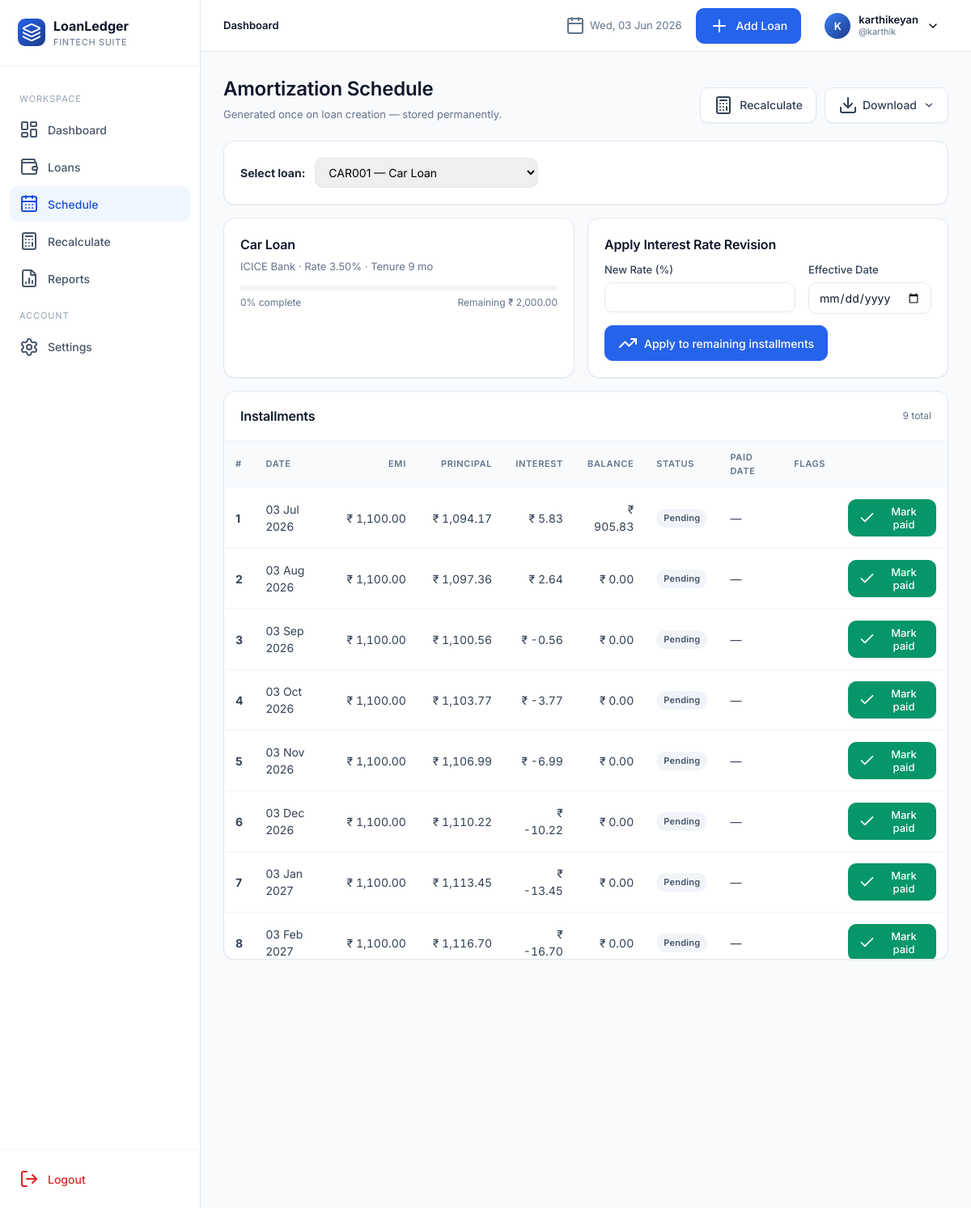
Screenshot of /schedule/ (signed in) with the database file from the repository.
### app/models.py (models this page shows, shortened)
class User(UserMixin, db.Model):
    __tablename__ = "users"
    id = db.Column(db.Integer, primary_key=True)
    full_name = db.Column(db.String(120), nullable=False)
    username = db.Column(db.String(64), unique=True, nullable=False, index=True)
    email = db.Column(db.String(160), unique=True, nullable=False, index=True)
    password_hash = db.Column(db.String(256), nullable=False)
    preferred_currency = db.Column(db.String(8), default="INR")
    preferred_date_format = db.Column(db.String(20), default="%d %b %Y")
    created_at = db.Column(db.DateTime, default=datetime.utcnow)
    loans = db.relationship("Loan", backref="owner", lazy="dynamic", cascade="all, delete-orphan")

class Loan(db.Model):
    __tablename__ = "loans"
    id = db.Column(db.Integer, primary_key=True)
    user_id = db.Column(db.Integer, db.ForeignKey("users.id"), nullable=False, index=True)
    loan_id = db.Column(db.String(40), nullable=False, index=True)  # manual unique per user
    loan_name = db.Column(db.String(120), nullable=False)
    loan_category = db.Column(db.String(50), nullable=False, default="Personal")
    bank_name = db.Column(db.String(120), nullable=False)
    loan_amount = db.Column(db.Float, nullable=False)
    interest_rate = db.Column(db.Float, nullable=False)  # annual %
    down_payment = db.Column(db.Float, default=0)
    custom_emi = db.Column(db.Float, nullable=True)
    start_date = db.Column(db.Date, nullable=False)
    tenure_months = db.Column(db.Integer, nullable=False)
    loan_status = db.Column(db.String(20), default="Active", index=True)
    remaining_balance = db.Column(db.Float, default=0)
    completion_percentage = db.Column(db.Float, default=0)
    is_archived = db.Column(db.Boolean, default=False, index=True)
    balloon_date = db.Column(db.Date, nullable=True)
    balloon_amount = db.Column(db.Float, nullable=True)
    notes = db.Column(db.Text)
    closed_at = db.Column(db.DateTime, nullable=True)
    final_amount = db.Column(db.Float, nullable=True)
    closure_notes = db.Column(db.Text, nullable=True)
    created_at = db.Column(db.DateTime, default=datetime.utcnow)
    updated_at = db.Column(db.DateTime, default=datetime.utcnow, onupdate=datetime.utcnow)
    schedules = db.relationship("Schedule", backref="loan", lazy="dynamic",
                                cascade="all, delete-orphan", order_by="Schedule.month_index")
    __table_args__ = (db.UniqueConstraint("user_id", "loan_id", name="uq_user_loanid"),)

class Schedule(db.Model):
    __tablename__ = "schedules"
    id = db.Column(db.Integer, primary_key=True)
    loan_id = db.Column(db.Integer, db.ForeignKey("loans.id"), nullable=False, index=True)
    month_index = db.Column(db.Integer, nullable=False)
    payment_date = db.Column(db.Date, nullable=False)
    emi = db.Column(db.Float, nullable=False)
    principal = db.Column(db.Float, nullable=False)
    interest = db.Column(db.Float, nullable=False)
    remaining_balance = db.Column(db.Float, nullable=False)
    payment_status = db.Column(db.String(20), default="Pending")  # Pending / Paid / Overdue
    paid_date = db.Column(db.Date, nullable=True)
    notes = db.Column(db.String(255))
    is_balloon = db.Column(db.Boolean, default=False)
    is_revised = db.Column(db.Boolean, default=False)

### app/blueprints/schedule.py (the view)
@schedule_bp.route("/")
@login_required
def index():
    loans = current_user.loans.filter_by(is_archived=False).order_by(Loan.created_at.desc()).all()
    selected_id = request.args.get("loan_pk", type=int)
    loan = _get_loan(selected_id) if selected_id else (loans[0] if loans else None)
    revision_form = InterestRevisionForm()
    return render_template("schedule/index.html", loans=loans, loan=loan, revision_form=revision_form)

### app/forms.py
class InterestRevisionForm(FlaskForm):
    new_rate = FloatField("New Interest Rate (%)", validators=[InputRequired(), NumberRange(min=0, max=100)])
    effective_date = DateField("Effective Date", validators=[DataRequired()])
    submit = SubmitField("Apply Revision")

### app/utils.py (called while the page is built)
def format_date(d, fmt=None):
    if not d:
        return "-"
    if fmt is None and current_user and current_user.is_authenticated:
        fmt = current_user.preferred_date_format or "%d %b %Y"
    fmt = fmt or "%d %b %Y"
    try:
        return d.strftime(fmt)
    except Exception:
        return str(d)

### app/templates/schedule/index.html (shortened to what this page needs)
{% extends "base.html" %}
{% block content %}
<div class="page-header">
  <div class="title-block">
    <h1>Amortization Schedule</h1>
    <div class="sub">Generated once on loan creation — stored permanently.</div>
  </div>
  <div class="actions">
    {% if loan %}
      <a href="{{ url_for('recalc.index', loan_pk=loan.id) }}" class="btn secondary">
        <i data-lucide="calculator"></i> Recalculate
      </a>
      <div style="display:inline-block;position:relative">
        <button class="btn secondary" id="csvPdfBtn" type="button" style="gap:6px">
          <i data-lucide="download"></i> Download <i data-lucide="chevron-down" style="width:14px;height:14px;margin-left:2px"></i>
        </button>
      </div>
    {% endif %}
  </div>
</div>
{% if not loans %}
  <div class="card pad empty">
    <i data-lucide="calendar-x"></i>
    <h3>No loans yet</h3>
    <p>Create a loan to view its schedule.</p>
  </div>
{% else %}
  <div class="card" style="margin-bottom:16px">
    <div class="card-body" style="display:flex;align-items:center;gap:12px;flex-wrap:wrap">
      <strong>Select loan:</strong>
      <select onchange="location.href=this.value"
        style="padding:8px 12px;border:1px solid var(--slate-200);border-radius:10px">
        {% for l in loans %}
          <option value="{{ url_for('schedule.view', loan_pk=l.id) }}"
            {% if loan and l.id == loan.id %}selected{% endif %}>
            {{ l.loan_id }} — {{ l.loan_name }}
          </option>
        {% endfor %}
      </select>
    </div>
  </div>
  {% if loan %}
    <div class="grid grid-2" style="margin-bottom:16px">
      <div class="card pad">
        <h3 style="margin-bottom:6px">{{ loan.loan_name }}</h3>
        <div style="color:var(--slate-500);font-size:13px">
          {{ loan.bank_name }} · Rate {{ '%.2f'|format(loan.interest_rate) }}%
          · Tenure {{ loan.tenure_months }} mo
        </div>
        <div style="margin-top:14px">
          <div class="progress">
          </div>
          <div style="display:flex;justify-content:space-between;font-size:12px;color:var(--slate-500);margin-top:6px">
            <span>{{ '%.0f'|format(loan.completion_percentage) }}% complete</span>
            <span>Remaining {{ loan.remaining_balance|money }}</span>
          </div>
        </div>
      </div>
      <div class="card pad">
        <h3 style="margin-bottom:10px">Apply Interest Rate Revision</h3>
        <form method="post" action="{{ url_for('schedule.revise_interest', loan_pk=loan.id) }}">
          <div class="form-grid">
            <div class="form-row">
              <label>New Rate (%)</label>
              {{ revision_form.new_rate() }}
            </div>
            <div class="form-row">
              <label>Effective Date</label>
              {{ revision_form.effective_date() }}
            </div>
          </div>
          <button class="btn">
            <i data-lucide="trending-up"></i>
            Apply to remaining installments
          </button>
        </form>
      </div>
    </div>
    <div class="card">
      <div class="card-header">
        <h3>Installments</h3>
        <span style="font-size:12px;color:var(--slate-500)">
          {{ loan.schedules.count() }} total
        </span>
      </div>
      <div class="table-wrap" style="max-height:640px;overflow-y:auto">
        <table class="tbl">
          <thead>
            <tr>
              <th>#</th>
              <th>Date</th>
              <th class="num">EMI</th>
              <th class="num">Principal</th>
              <th class="num">Interest</th>
              <th class="num">Balance</th>
              <th>Status</th>
              <th>Paid Date</th>
              <th>Flags</th>
              <th></th>
            </tr>
          </thead>
          <tbody>
            {% for s in loan.schedules %}
            <tr>
              <td><strong>{{ s.month_index }}</strong></td>
              <td>{{ s.payment_date|fdate }}</td>
              <td class="num">{{ s.emi|money }}</td>
              <td class="num">{{ s.principal|money }}</td>
              <td class="num">{{ s.interest|money }}</td>
              <td class="num">{{ s.remaining_balance|money }}</td>
              <td data-status>
                <span class="badge {{ s.payment_status }}">{{ s.payment_status }}</span>
              </td>
              <td>
                {{ s.paid_date|fdate if s.paid_date else '—' }}
              </td>
              <td>
              </td>
              <td>
                {% if s.payment_status == 'Paid' %}
                  <form method="post"
                        action="{{ url_for('schedule.undo_paid', loan_pk=loan.id, schedule_id=s.id) }}"
                        data-ajax="payment"
                        data-schedule-id="{{ s.id }}"
                        data-kind="undo"
                        style="display:inline">
                    <input type="hidden" name="csrf_token" value="{{ csrf_token() }}">
                    <button class="btn ghost sm">
                      <i data-lucide="rotate-ccw"></i>
                    </button>
                  </form>
                {% else %}
                  <form method="post"
                        action="{{ url_for('schedule.mark_paid', loan_pk=loan.id, schedule_id=s.id) }}"
                        data-ajax="payment"
                        data-schedule-id="{{ s.id }}"
                        data-kind="paid"
                        style="display:inline">
                    <button class="btn success sm">
                      <i data-lucide="check"></i> Mark paid
                    </button>
                  </form>
                {% endif %}
              </td>
            </tr>
            {% endfor %}
          </tbody>
        </table>
      </div>
    </div>
  {% endif %}
{% endif %}
{% endblock %}

### app/templates/_topnav.html (shortened to what this page needs)
<header class="topnav">
  <div class="crumbs">
    {% block crumbs %}<strong>Dashboard</strong>{% endblock %}
  </div>
  <div class="date"><i data-lucide="calendar"></i> {{ now.strftime('%a, %d %b %Y') }}</div>
  {% if request.endpoint and not request.endpoint.startswith('settings.') %}
    <a href="{{ url_for('loans.add') }}" class="btn"><i data-lucide="plus"></i> Add Loan</a>
  {% endif %}
  <div class="profile">
    <button class="profile-btn">
      <div class="avatar">{{ current_user.full_name[:1]|upper }}</div>
      <div style="text-align:left;line-height:1.2">
        <div style="font-weight:600;font-size:13px;color:var(--slate-900)">{{ current_user.full_name }}</div>
        <div style="font-size:11px;color:var(--slate-500)">@{{ current_user.username }}</div>
      </div>
      <i data-lucide="chevron-down" style="width:16px;height:16px"></i>
    </button>
  </div>
</header>

### app/static/css/styles.css (style rules this page uses)
:root { --blue-50:#EFF6FF;--blue-100:#DBEAFE;--blue-500:#3B82F6;--blue-600:#2563EB;--blue-700:#1D4ED8;--blue-900:#1E3A8A; --emerald-50:#ECFDF5;--emerald-500:#10B981;--emerald-600:#059669; --slate-50:#F8FAFC;--slate-100:#F1F5F9;--slate-200:#E2E8F0;--slate-300:#CBD5E1;--slate-400:#94A3B8; --slate-500:#64748B;--slate-600:#475569;--slate-700:#334155;--slate-800:#1E293B;--slate-900:#0F172A; --danger:#DC2626;--warning:#F59E0B;--success:#10B981; --shadow-sm:0 1px 2px rgba(15,23,42,.05); --shadow:0 1px 3px rgba(15,23,42,.08),0 1px 2px rgba(15,23,42,.04); --shadow-lg:0 10px 30px -10px rgba(15,23,42,.18); --radius:14px;--radius-sm:10px;--radius-lg:18px; --sidebar-w:248px;--topnav-h:64px; --font:'Inter',ui-sans-serif,system-ui,-apple-system,Segoe UI,Roboto,sans-serif; }
* { box-sizing:border-box;margin:0;padding:0 }
html,body { height:100% }
body { font-family:var(--font);background:var(--slate-50);color:var(--slate-800);font-size:14px;line-height:1.5;-webkit-font-smoothing:antialiased }
a { color:var(--blue-600);text-decoration:none }
h1,h2,h3,h4 { color:var(--slate-900);font-weight:600;letter-spacing:-.01em }
h1 { font-size:24px }
h3 { font-size:16px }
button,input,select,textarea { font-family:inherit;font-size:14px }
.btn { display:inline-flex;align-items:center;gap:8px;padding:9px 16px;border-radius:var(--radius-sm); background:var(--blue-600);color:#fff;border:1px solid var(--blue-600);cursor:pointer; font-weight:500;transition:all .15s;box-shadow:var(--shadow-sm) }
.btn.secondary { background:#fff;color:var(--slate-700);border-color:var(--slate-200) }
.btn.success { background:var(--emerald-600);border-color:var(--emerald-600) }
.btn.sm { padding:6px 12px;font-size:13px }
.topnav { height:var(--topnav-h);background:#fff;border-bottom:1px solid var(--slate-200); display:flex;align-items:center;padding:0 28px;gap:18px;position:sticky;top:0;z-index:15 }
.topnav .crumbs { font-size:13px;color:var(--slate-500) }
.topnav .crumbs strong { color:var(--slate-900);font-weight:600 }
.topnav .date { color:var(--slate-500);font-size:13px;display:flex;align-items:center;gap:6px }
.topnav .profile { position:relative }
.topnav .profile-btn { display:flex;align-items:center;gap:10px;padding:6px 10px;border-radius:10px;background:transparent;border:1px solid transparent;cursor:pointer }
.topnav .avatar { width:32px;height:32px;border-radius:50%;background:linear-gradient(135deg,var(--blue-500),var(--blue-900));color:#fff;display:flex;align-items:center;justify-content:center;font-weight:600;font-size:13px }
.page-header { display:flex;align-items:flex-end;justify-content:space-between;margin-bottom:22px;gap:16px;flex-wrap:wrap }
.page-header .title-block .sub { color:var(--slate-500);font-size:13px;margin-top:4px }
.actions { display:flex;gap:10px;flex-wrap:wrap }
.card { background:#fff;border:1px solid var(--slate-200);border-radius:var(--radius);box-shadow:var(--shadow-sm) }
.card.pad { padding:20px }
.card-header { padding:18px 20px;border-bottom:1px solid var(--slate-100);display:flex;align-items:center;justify-content:space-between;gap:12px }
.card-header h2,.card-header h3 { margin:0 }
.card-body { padding:20px }
.grid { display:grid;gap:16px }
.grid-2 { grid-template-columns:repeat(2,1fr) }
.table-wrap { overflow-x:auto }
table.tbl { width:100%;border-collapse:collapse }
table.tbl th { text-align:left;font-size:11px;color:var(--slate-500);text-transform:uppercase;letter-spacing:.06em;font-weight:600;padding:12px 14px;border-bottom:1px solid var(--slate-100);background:var(--slate-50);position:sticky;top:0 }
table.tbl td { padding:14px;border-bottom:1px solid var(--slate-100);color:var(--slate-700) }
table.tbl td.num,table.tbl th.num { text-align:right;font-variant-numeric:tabular-nums }
.badge { display:inline-flex;align-items:center;padding:3px 9px;border-radius:999px;font-size:11px;font-weight:600;letter-spacing:.02em }
.badge.Pending { background:var(--slate-100);color:var(--slate-600) }
.form-row { display:flex;flex-direction:column;gap:6px;margin-bottom:14px }
.form-row label { font-size:13px;color:var(--slate-700);font-weight:500 }
.form-row input,.form-row select,.form-row textarea { padding:9px 12px;border:1px solid var(--slate-200);border-radius:var(--radius-sm);background:#fff;color:var(--slate-900);transition:border-color .12s,box-shadow .12s }
.form-grid { display:grid;grid-template-columns:repeat(2,1fr);gap:16px }
.progress { height:6px;background:var(--slate-100);border-radius:999px;overflow:hidden }

### rows the page displays
User: full_name "K", full_name "karthikeyan", username "karthik"
Loan: loan_name "Car Loan", bank_name "ICICE Bank", interest_rate "3.50", tenure_months "9", completion_percentage "0", remaining_balance "₹ 2,000.00"
Schedule: month_index "1", payment_date|fdate "03 Jul 2026", emi "₹ 1,100.00", principal "₹ 1,094.17", interest "₹ 5.83", remaining_balance "₹ 905.83", payment_status "Pending", paid_date|fdate "—"
Schedule: month_index "2", payment_date|fdate "03 Aug 2026", emi "₹ 1,100.00", principal "₹ 1,097.36", interest "₹ 2.64", remaining_balance "₹ 0.00", payment_status "Pending", paid_date|fdate "—"
Schedule: month_index "3", payment_date|fdate "03 Sep 2026", emi "₹ 1,100.00", principal "₹ 1,100.56", interest "₹ -0.56", remaining_balance "₹ 0.00", payment_status "Pending", paid_date|fdate "—"
Schedule: month_index "4", payment_date|fdate "03 Oct 2026", emi "₹ 1,100.00", principal "₹ 1,103.77", interest "₹ -3.77", remaining_balance "₹ 0.00", payment_status "Pending", paid_date|fdate "—"
Schedule: month_index "5", payment_date|fdate "03 Nov 2026", emi "₹ 1,100.00", principal "₹ 1,106.99", interest "₹ -6.99", remaining_balance "₹ 0.00", payment_status "Pending", paid_date|fdate "—"
Schedule: month_index "6", payment_date|fdate "03 Dec 2026", emi "₹ 1,100.00", principal "₹ 1,110.22", interest "₹ -10.22", remaining_balance "₹ 0.00", payment_status "Pending", paid_date|fdate "—"
Schedule: month_index "7", payment_date|fdate "03 Jan 2027", emi "₹ 1,100.00", principal "₹ 1,113.45", interest "₹ -13.45", remaining_balance "₹ 0.00", payment_status "Pending", paid_date|fdate "—"
Schedule: month_index "8", payment_date|fdate "03 Feb 2027", emi "₹ 1,100.00", principal "₹ 1,116.70", interest "₹ -16.70", remaining_balance "₹ 0.00", payment_status "Pending", paid_date|fdate "—"

### other values shown
{{ loan.schedules.count() }} "9"
form field value "CAR001 — Car Loan"
